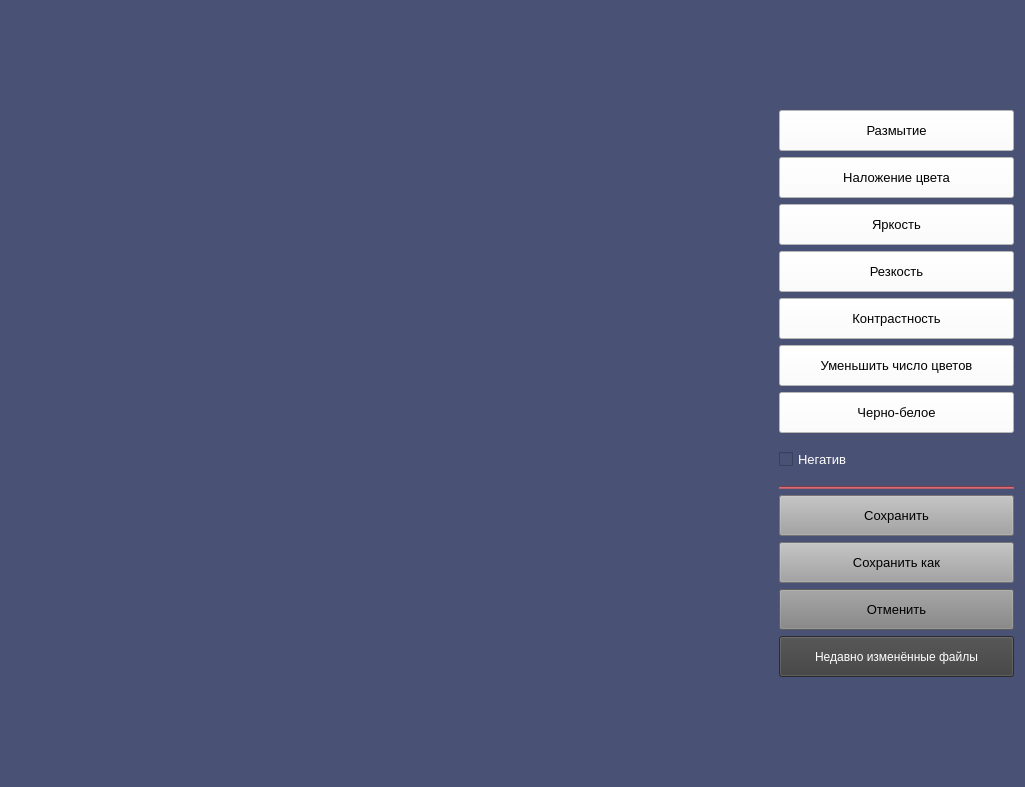
<?xml version="1.0" encoding="UTF-8"?>
<ui version="4.0">
 <class>Form</class>
 <widget class="QWidget" name="Form">
  <property name="geometry">
   <rect>
    <x>0</x>
    <y>0</y>
    <width>1025</width>
    <height>787</height>
   </rect>
  </property>
  <property name="windowTitle">
   <string>Form</string>
  </property>
  <property name="styleSheet">
   <string notr="true">background-color: rgb(73, 81, 116);</string>
  </property>
  <layout class="QGridLayout" name="gridLayout_3">
   <item row="0" column="0">
    <layout class="QGridLayout" name="gridLayout_2">
     <property name="sizeConstraint">
      <enum>QLayout::SetDefaultConstraint</enum>
     </property>
     <item row="4" column="1">
      <widget class="QPushButton" name="contrast_btn">
       <property name="minimumSize">
        <size>
         <width>0</width>
         <height>41</height>
        </size>
       </property>
       <property name="maximumSize">
        <size>
         <width>16777215</width>
         <height>16777215</height>
        </size>
       </property>
       <property name="font">
        <font>
         <pointsize>10</pointsize>
        </font>
       </property>
       <property name="styleSheet">
        <string notr="true">background-color: rgb(255, 255, 255);</string>
       </property>
       <property name="text">
        <string>Контрастность</string>
       </property>
      </widget>
     </item>
     <item row="1" column="1">
      <widget class="QPushButton" name="color_btn">
       <property name="minimumSize">
        <size>
         <width>0</width>
         <height>41</height>
        </size>
       </property>
       <property name="font">
        <font>
         <pointsize>10</pointsize>
        </font>
       </property>
       <property name="styleSheet">
        <string notr="true">background-color: rgb(255, 255, 255);</string>
       </property>
       <property name="text">
        <string>Наложение цвета</string>
       </property>
      </widget>
     </item>
     <item row="7" column="1">
      <widget class="QCheckBox" name="negative_check">
       <property name="minimumSize">
        <size>
         <width>0</width>
         <height>41</height>
        </size>
       </property>
       <property name="font">
        <font>
         <pointsize>10</pointsize>
        </font>
       </property>
       <property name="styleSheet">
        <string notr="true">color: rgb(255, 255, 255);</string>
       </property>
       <property name="text">
        <string>Негатив</string>
       </property>
      </widget>
     </item>
     <item row="10" column="1">
      <widget class="QPushButton" name="save_as_btn">
       <property name="minimumSize">
        <size>
         <width>0</width>
         <height>41</height>
        </size>
       </property>
       <property name="font">
        <font>
         <pointsize>10</pointsize>
        </font>
       </property>
       <property name="styleSheet">
        <string notr="true">background-color: rgb(163, 163, 163);</string>
       </property>
       <property name="text">
        <string>Сохранить как</string>
       </property>
      </widget>
     </item>
     <item row="11" column="1">
      <widget class="QPushButton" name="cancel_btn">
       <property name="minimumSize">
        <size>
         <width>0</width>
         <height>41</height>
        </size>
       </property>
       <property name="font">
        <font>
         <pointsize>10</pointsize>
        </font>
       </property>
       <property name="styleSheet">
        <string notr="true">background-color: rgb(130, 130, 130);</string>
       </property>
       <property name="text">
        <string>Отменить</string>
       </property>
      </widget>
     </item>
     <item row="0" column="1">
      <widget class="QPushButton" name="blur_btn">
       <property name="minimumSize">
        <size>
         <width>0</width>
         <height>41</height>
        </size>
       </property>
       <property name="maximumSize">
        <size>
         <width>235</width>
         <height>16777215</height>
        </size>
       </property>
       <property name="font">
        <font>
         <family>MS Shell Dlg 2</family>
         <pointsize>10</pointsize>
        </font>
       </property>
       <property name="styleSheet">
        <string notr="true">background-color: rgb(255, 255, 255);</string>
       </property>
       <property name="text">
        <string>Размытие</string>
       </property>
      </widget>
     </item>
     <item row="3" column="1">
      <widget class="QPushButton" name="sharp_btn">
       <property name="minimumSize">
        <size>
         <width>0</width>
         <height>41</height>
        </size>
       </property>
       <property name="font">
        <font>
         <pointsize>10</pointsize>
        </font>
       </property>
       <property name="styleSheet">
        <string notr="true">background-color: rgb(255, 255, 255);</string>
       </property>
       <property name="text">
        <string>Резкость</string>
       </property>
      </widget>
     </item>
     <item row="5" column="1">
      <widget class="QPushButton" name="quantize_btn">
       <property name="minimumSize">
        <size>
         <width>0</width>
         <height>41</height>
        </size>
       </property>
       <property name="font">
        <font>
         <pointsize>10</pointsize>
        </font>
       </property>
       <property name="styleSheet">
        <string notr="true">background-color: rgb(255, 255, 255);</string>
       </property>
       <property name="text">
        <string>Уменьшить число цветов</string>
       </property>
      </widget>
     </item>
     <item row="8" column="1">
      <widget class="Line" name="line">
       <property name="font">
        <font>
         <pointsize>10</pointsize>
        </font>
       </property>
       <property name="styleSheet">
        <string notr="true">background-color: rgb(185, 93, 107);</string>
       </property>
       <property name="orientation">
        <enum>Qt::Horizontal</enum>
       </property>
      </widget>
     </item>
     <item row="9" column="1">
      <widget class="QPushButton" name="save_btn">
       <property name="minimumSize">
        <size>
         <width>0</width>
         <height>41</height>
        </size>
       </property>
       <property name="font">
        <font>
         <pointsize>10</pointsize>
        </font>
       </property>
       <property name="styleSheet">
        <string notr="true">background-color: rgb(163, 163, 163);</string>
       </property>
       <property name="text">
        <string>Сохранить</string>
       </property>
      </widget>
     </item>
     <item row="2" column="1">
      <widget class="QPushButton" name="brightness_btn">
       <property name="minimumSize">
        <size>
         <width>0</width>
         <height>41</height>
        </size>
       </property>
       <property name="font">
        <font>
         <pointsize>10</pointsize>
        </font>
       </property>
       <property name="styleSheet">
        <string notr="true">background-color: rgb(255, 255, 255);</string>
       </property>
       <property name="text">
        <string>Яркость</string>
       </property>
      </widget>
     </item>
     <item row="6" column="1">
      <widget class="QPushButton" name="bw_btn">
       <property name="minimumSize">
        <size>
         <width>0</width>
         <height>41</height>
        </size>
       </property>
       <property name="font">
        <font>
         <pointsize>10</pointsize>
        </font>
       </property>
       <property name="styleSheet">
        <string notr="true">background-color: rgb(255, 255, 255);</string>
       </property>
       <property name="text">
        <string>Черно-белое</string>
       </property>
      </widget>
     </item>
     <item row="12" column="1">
      <widget class="QPushButton" name="files_btn">
       <property name="minimumSize">
        <size>
         <width>0</width>
         <height>41</height>
        </size>
       </property>
       <property name="font">
        <font>
         <pointsize>9</pointsize>
        </font>
       </property>
       <property name="styleSheet">
        <string notr="true">background-color: rgb(62, 62, 62);
color: rgb(255, 255, 255);</string>
       </property>
       <property name="text">
        <string>Недавно изменённые файлы</string>
       </property>
      </widget>
     </item>
     <item row="0" column="0" rowspan="13">
      <widget class="QLabel" name="image">
       <property name="minimumSize">
        <size>
         <width>250</width>
         <height>0</height>
        </size>
       </property>
       <property name="text">
        <string/>
       </property>
      </widget>
     </item>
    </layout>
   </item>
  </layout>
 </widget>
 <resources/>
 <connections/>
</ui>
